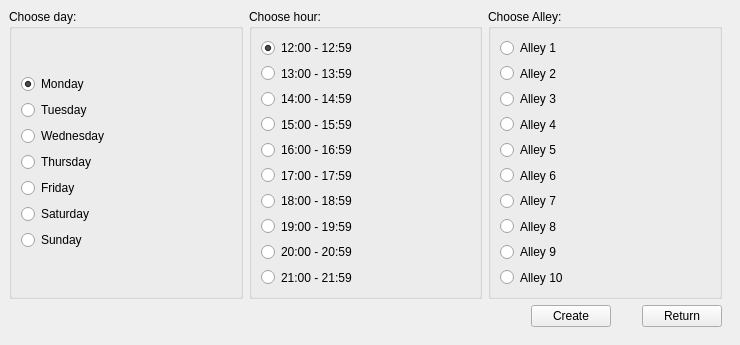
    <widget class="QWidget" name="createReservation">
     <property name="styleSheet">
      <string notr="true"/>
     </property>
     <widget class="QWidget" name="layoutWidget_7">
      <property name="geometry">
       <rect>
        <x>0</x>
        <y>0</y>
        <width>731</width>
        <height>336</height>
       </rect>
      </property>
      <layout class="QVBoxLayout" name="verticalLayout_9">
       <property name="leftMargin">
        <number>9</number>
       </property>
       <property name="topMargin">
        <number>9</number>
       </property>
       <property name="rightMargin">
        <number>9</number>
       </property>
       <property name="bottomMargin">
        <number>9</number>
       </property>
       <item>
        <layout class="QHBoxLayout" name="horizontalLayout_7">
         <item>
          <widget class="QGroupBox" name="groupBox_4">
           <property name="title">
            <string>Choose day:</string>
           </property>
           <layout class="QVBoxLayout" name="verticalLayout_4">
            <item>
             <layout class="QVBoxLayout" name="day_3">
              <item>
               <widget class="QRadioButton" name="radioButton_62">
                <property name="text">
                 <string>Monday</string>
                </property>
                <property name="checked">
                 <bool>true</bool>
                </property>
               </widget>
              </item>
              <item>
               <widget class="QRadioButton" name="radioButton_63">
                <property name="text">
                 <string>Tuesday</string>
                </property>
               </widget>
              </item>
              <item>
               <widget class="QRadioButton" name="radioButton_64">
                <property name="layoutDirection">
                 <enum>Qt::LeftToRight</enum>
                </property>
                <property name="text">
                 <string>Wednesday</string>
                </property>
                <property name="checked">
                 <bool>false</bool>
                </property>
               </widget>
              </item>
              <item>
               <widget class="QRadioButton" name="radioButton_65">
                <property name="text">
                 <string>Thursday</string>
                </property>
               </widget>
              </item>
              <item>
               <widget class="QRadioButton" name="radioButton_66">
                <property name="text">
                 <string>Friday</string>
                </property>
               </widget>
              </item>
              <item>
               <widget class="QRadioButton" name="radioButton_67">
                <property name="text">
                 <string>Saturday</string>
                </property>
               </widget>
              </item>
              <item>
               <widget class="QRadioButton" name="radioButton_68">
                <property name="text">
                 <string>Sunday</string>
                </property>
               </widget>
              </item>
             </layout>
            </item>
           </layout>
          </widget>
         </item>
         <item>
          <widget class="QGroupBox" name="groupBox_5">
           <property name="title">
            <string>Choose hour:</string>
           </property>
           <layout class="QVBoxLayout" name="verticalLayout_10">
            <item>
             <layout class="QVBoxLayout" name="hour_3">
              <item>
               <widget class="QRadioButton" name="radioButton_69">
                <property name="text">
                 <string>12:00 - 12:59</string>
                </property>
                <property name="checked">
                 <bool>true</bool>
                </property>
               </widget>
              </item>
              <item>
               <widget class="QRadioButton" name="radioButton_70">
                <property name="text">
                 <string>13:00 - 13:59</string>
                </property>
               </widget>
              </item>
              <item>
               <widget class="QRadioButton" name="radioButton_71">
                <property name="text">
                 <string>14:00 - 14:59</string>
                </property>
               </widget>
              </item>
              <item>
               <widget class="QRadioButton" name="radioButton_72">
                <property name="text">
                 <string>15:00 - 15:59</string>
                </property>
               </widget>
              </item>
              <item>
               <widget class="QRadioButton" name="radioButton_73">
                <property name="text">
                 <string>16:00 - 16:59</string>
                </property>
               </widget>
              </item>
              <item>
               <widget class="QRadioButton" name="radioButton_74">
                <property name="text">
                 <string>17:00 - 17:59</string>
                </property>
               </widget>
              </item>
              <item>
               <widget class="QRadioButton" name="radioButton_75">
                <property name="text">
                 <string>18:00 - 18:59</string>
                </property>
               </widget>
              </item>
              <item>
               <widget class="QRadioButton" name="radioButton_76">
                <property name="text">
                 <string>19:00 - 19:59</string>
                </property>
               </widget>
              </item>
              <item>
               <widget class="QRadioButton" name="radioButton_77">
                <property name="text">
                 <string>20:00 - 20:59</string>
                </property>
               </widget>
              </item>
              <item>
               <widget class="QRadioButton" name="radioButton_78">
                <property name="text">
                 <string>21:00 - 21:59</string>
                </property>
               </widget>
              </item>
             </layout>
            </item>
           </layout>
          </widget>
         </item>
         <item>
          <widget class="QGroupBox" name="groupBox_6">
           <property name="title">
            <string>Choose Alley:</string>
           </property>
           <layout class="QVBoxLayout" name="verticalLayout_11">
            <item>
             <layout class="QVBoxLayout" name="alley_3">
              <item>
               <widget class="QRadioButton" name="radioButton_79">
                <property name="text">
                 <string>Alley 1</string>
                </property>
               </widget>
              </item>
              <item>
               <widget class="QRadioButton" name="radioButton_80">
                <property name="text">
                 <string>Alley 2</string>
                </property>
               </widget>
              </item>
              <item>
               <widget class="QRadioButton" name="radioButton_81">
                <property name="text">
                 <string>Alley 3</string>
                </property>
               </widget>
              </item>
              <item>
               <widget class="QRadioButton" name="radioButton_82">
                <property name="text">
                 <string>Alley 4</string>
                </property>
               </widget>
              </item>
              <item>
               <widget class="QRadioButton" name="radioButton_83">
                <property name="text">
                 <string>Alley 5</string>
                </property>
               </widget>
              </item>
              <item>
               <widget class="QRadioButton" name="radioButton_84">
                <property name="text">
                 <string>Alley 6</string>
                </property>
               </widget>
              </item>
              <item>
               <widget class="QRadioButton" name="radioButton_85">
                <property name="text">
                 <string>Alley 7</string>
                </property>
               </widget>
              </item>
              <item>
               <widget class="QRadioButton" name="radioButton_86">
                <property name="text">
                 <string>Alley 8</string>
                </property>
               </widget>
              </item>
              <item>
               <widget class="QRadioButton" name="radioButton_87">
                <property name="text">
                 <string>Alley 9</string>
                </property>
               </widget>
              </item>
              <item>
               <widget class="QRadioButton" name="radioButton_88">
                <property name="text">
                 <string>Alley 10</string>
                </property>
               </widget>
              </item>
             </layout>
            </item>
           </layout>
          </widget>
         </item>
        </layout>
       </item>
       <item>
        <layout class="QHBoxLayout" name="horizontalLayout_8">
         <item>
          <spacer name="horizontalSpacer_6">
           <property name="orientation">
            <enum>Qt::Horizontal</enum>
           </property>
           <property name="sizeHint" stdset="0">
            <size>
             <width>538</width>
             <height>20</height>
            </size>
           </property>
          </spacer>
         </item>
         <item>
          <widget class="QPushButton" name="pushButton_11">
           <property name="text">
            <string>Create</string>
           </property>
           <property name="autoDefault">
            <bool>true</bool>
           </property>
          </widget>
         </item>
         <item>
          <spacer name="horizontalSpacer_7">
           <property name="orientation">
            <enum>Qt::Horizontal</enum>
           </property>
           <property name="sizeHint" stdset="0">
            <size>
             <width>40</width>
             <height>20</height>
            </size>
           </property>
          </spacer>
         </item>
         <item>
          <widget class="QPushButton" name="pushButton_12">
           <property name="text">
            <string>Return</string>
           </property>
           <property name="autoDefault">
            <bool>true</bool>
           </property>
          </widget>
         </item>
        </layout>
       </item>
      </layout>
     </widget>
    </widget>
